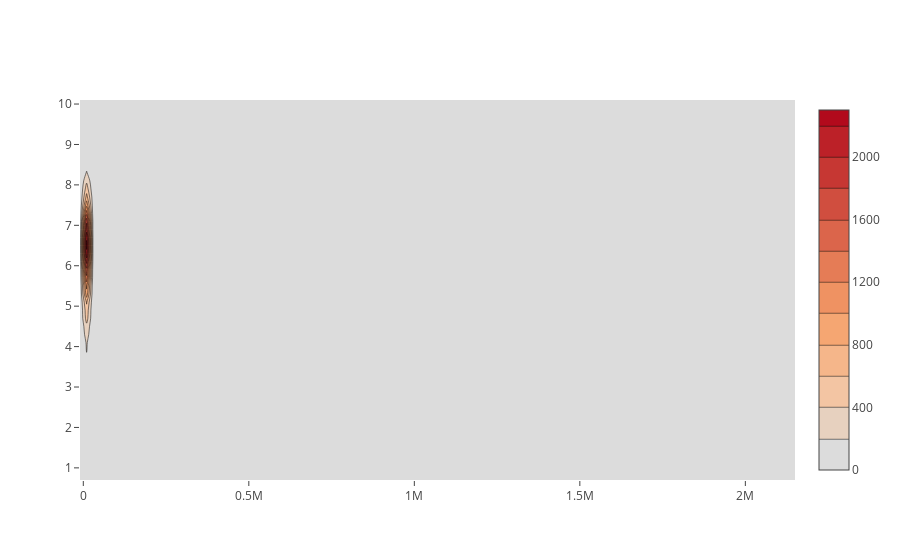

Notebook source saved alongside this figure:
### Code cell
fig = go.Histogram2dContour(
        y = df["averageRating"].values ,
        x = df["numVotes"].values
)

fig = go.Figure( data = [ fig ]  )
iplot( fig )

### Figure 1 — Plotly figure (JSON) as saved in the notebook; plotly's stock layout.template omitted (floating-point values rounded to 4 significant figures; data arrays with more than 128 entries replaced by an {"elided": "..."} marker saying what was removed)
{"data": [{"type": "histogram2dcontour", "x": {"elided": "28920 int values"}, "y": {"elided": "28920 float values"}}], "layout": {}}
